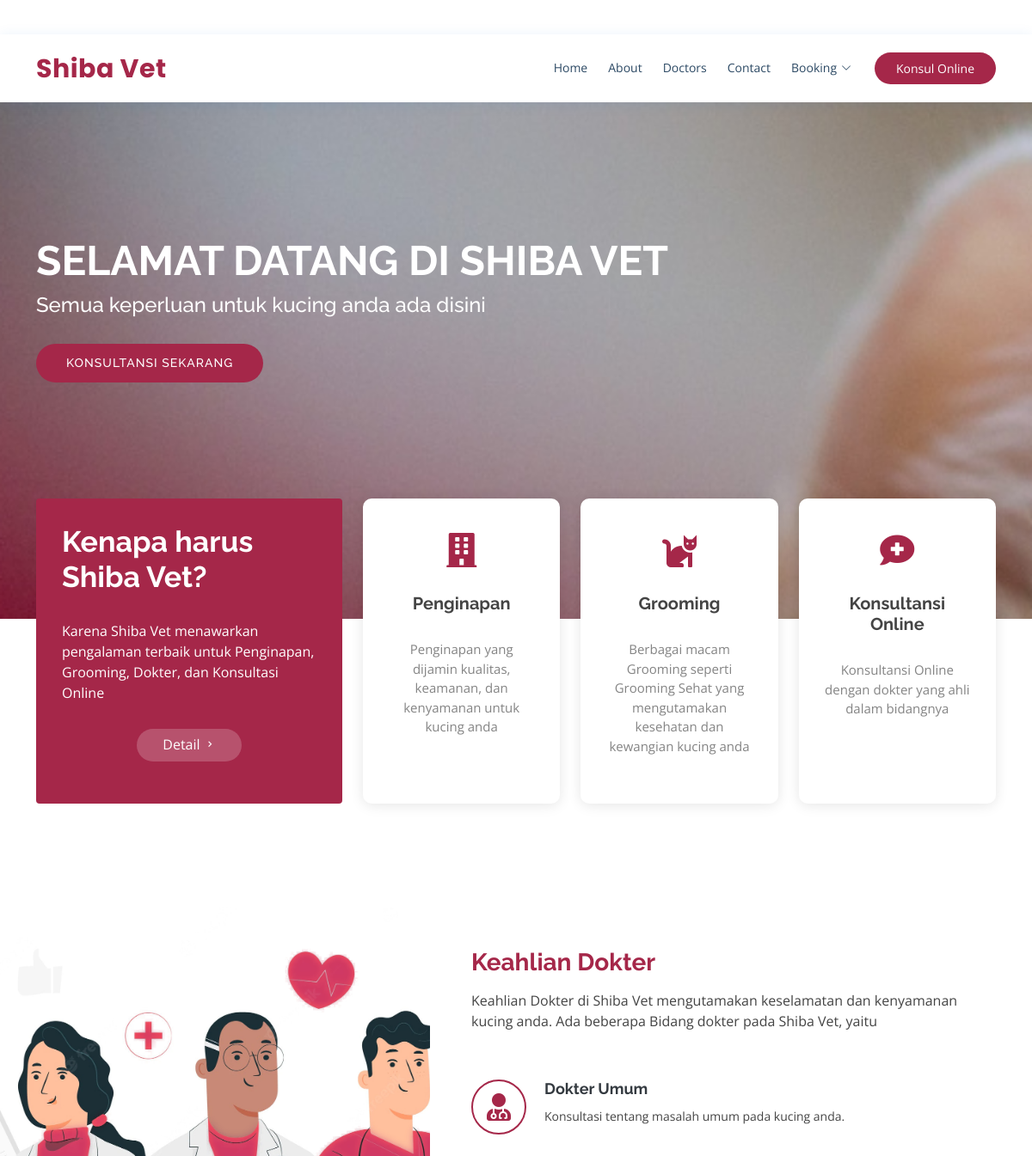
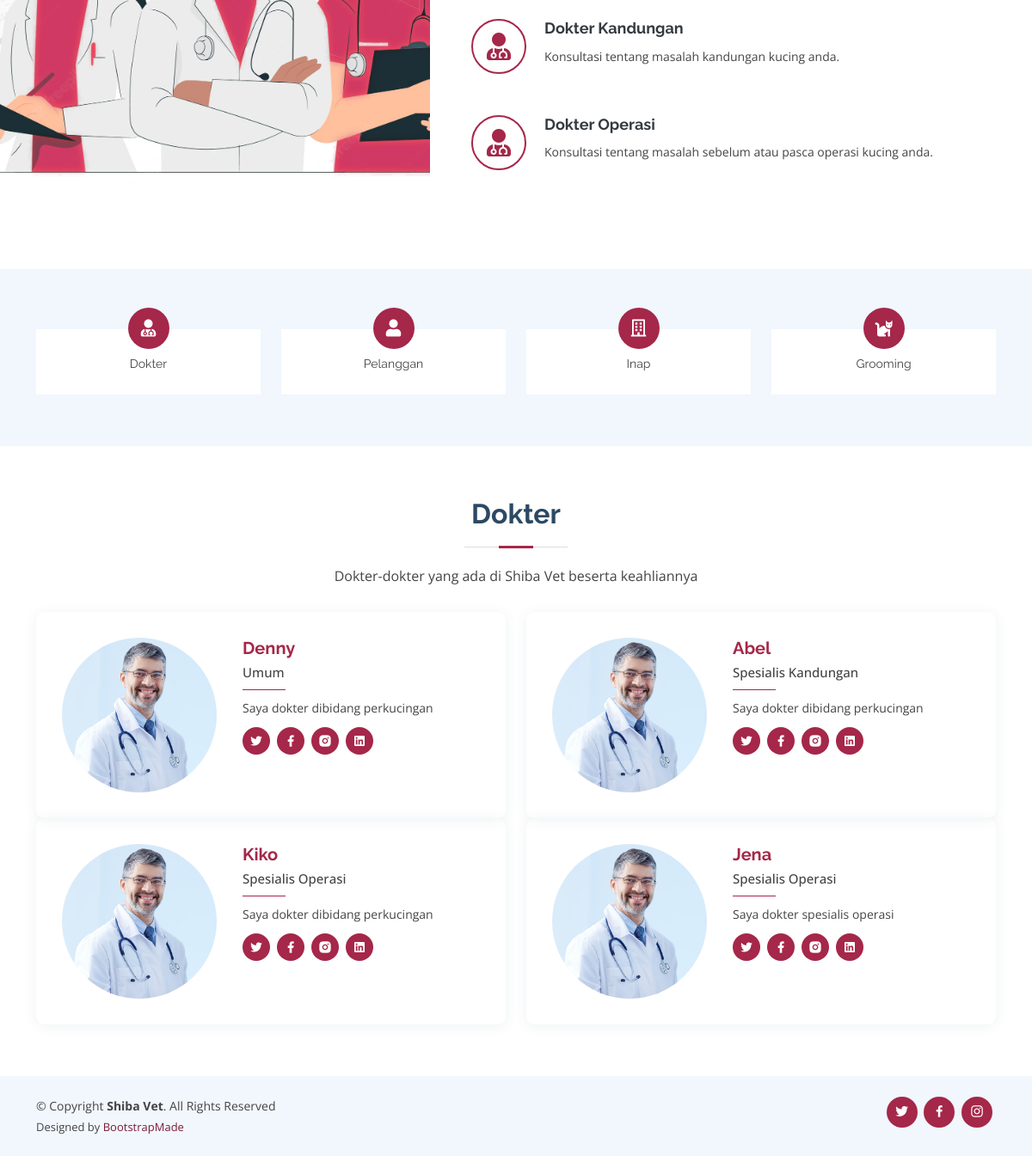
Screenshot of /User/Front/dashboard with the database file from the repository (2 pictures, top to bottom).
### tables this page shows
CREATE TABLE `tb_mst_dokter` (
  `id_dokter` int(32) NOT NULL,
  `nama_dokter` varchar(32) NOT NULL,
  `keahlian_dokter` varchar(32) NOT NULL,
  `harga_dokter` varchar(64) NOT NULL,
  `keterangan_dokter` varchar(32) NOT NULL
);

### User/Front/dashboard/index.php (the view, shortened to what this page needs)
<!DOCTYPE html>
<html lang="en">
<?php include'../include/header.php'; ?>
<body>
  <section id="hero" class="d-flex align-items-center">
    <div class="container">
      <h1>Selamat datang di Shiba Vet</h1>
      <h2>Semua keperluan untuk kucing anda ada disini</h2>
      <a href="../forms/konsulon.php" class="btn-get-started scrollto">Konsultansi Sekarang</a>
    </div>
  </section>
  <main id="main">
    <section id="why-us" class="why-us">
      <div class="container">
        <div class="row">
          <div class="col-lg-4 d-flex align-items-stretch">
            <div class="content">
              <h3>Kenapa harus Shiba Vet?</h3>
              <p>
                Karena Shiba Vet menawarkan pengalaman terbaik untuk Penginapan, Grooming, Dokter, dan Konsultasi Online
              </p>
              <div class="text-center">
                <a href="#" class="more-btn">Detail <i class="bx bx-chevron-right"></i></a>
              </div>
            </div>
          </div>
          <div class="col-lg-8 d-flex align-items-stretch">
            <div class="icon-boxes d-flex flex-column justify-content-center">
              <div class="row">
                <div class="col-xl-4 d-flex align-items-stretch">
                  <div class="icon-box mt-4 mt-xl-0">
                    <i class="fas fa-building"></i>
                    <h4>Penginapan</h4>
                    <p>Penginapan yang dijamin kualitas, keamanan, dan kenyamanan untuk kucing anda</p>
                  </div>
                </div>
                <div class="col-xl-4 d-flex align-items-stretch">
                  <div class="icon-box mt-4 mt-xl-0">
                    <i class="fas fa-cat"></i>
                    <h4>Grooming</h4>
                    <p>Berbagai macam Grooming seperti Grooming Sehat yang mengutamakan kesehatan dan kewangian kucing
                      anda</p>
                  </div>
                </div>
                <div class="col-xl-4 d-flex align-items-stretch">
                  <div class="icon-box mt-4 mt-xl-0">
                    <i class="fas fa-comment-medical"></i>
                    <h4>Konsultansi Online</h4>
                    <p>Konsultansi Online dengan dokter yang ahli dalam bidangnya</p>
                  </div>
                </div>
              </div>
            </div>
          </div>
        </div>
      </div>
    </section>
    <section id="about" class="about">
      <div class="container-fluid">
        <div class="row">
          <div class="col-xl-5 col-lg-6 video-box d-flex justify-content-center align-items-stretch position-relative">
          </div>
          <div
            class="col-xl-7 col-lg-6 icon-boxes d-flex flex-column align-items-stretch justify-content-center py-5 px-lg-5">
            <h3>Keahlian Dokter</h3>
            <p>Keahlian Dokter di Shiba Vet mengutamakan keselamatan dan kenyamanan kucing anda. Ada beberapa Bidang
              dokter pada Shiba Vet, yaitu</p>
            <div class="icon-box">
              <div class="icon"><i class="fas fa-user-md"></i></div>
              <h4 class="title"><a href="#">Dokter Umum</a></h4>
              <p class="description">Konsultasi tentang masalah umum pada kucing anda.</p>
            </div>
            <div class="icon-box">
              <div class="icon"><i class="fas fa-user-md"></i></div>
              <h4 class="title"><a href="#">Dokter Kandungan</a></h4>
              <p class="description">Konsultasi tentang masalah kandungan kucing anda.</p>
            </div>
            <div class="icon-box">
              <div class="icon"><i class="fas fa-user-md"></i></div>
              <h4 class="title"><a href="#">Dokter Operasi</a></h4>
              <p class="description">Konsultasi tentang masalah sebelum atau pasca operasi kucing anda.</p>
            </div>
          </div>
        </div>
      </div>
    </section>
    <section id="counts" class="counts">
      <div class="container">
        <div class="row">
          <?php
            include '../../Back/conn.php';
            ?>
          <div class="col-lg-3 col-md-6">
            <div class="count-box">
              <i class="fas fa-user-md"></i>
              <p>Dokter</p>
            </div>
          </div>
          <div class="col-lg-3 col-md-6 mt-5 mt-md-0">
            <div class="count-box">
              <i class="fas fa-user"></i>
              <p>Pelanggan</p>
            </div>
          </div>
          <div class="col-lg-3 col-md-6 mt-5 mt-lg-0">
            <div class="count-box">
              <i class="far fa-building"></i>
              <p>Inap</p>
            </div>
          </div>
          <div class="col-lg-3 col-md-6 mt-5 mt-lg-0">
            <div class="count-box">
              <i class="fas fa-cat"></i>
              <p>Grooming</p>
            </div>
          </div>
        </div>
      </div>
    </section>
    <section id="doctors" class="doctors">
      <div class="container">
        <div class="section-title">
          <h2>Dokter</h2>
          <p>Dokter-dokter yang ada di Shiba Vet beserta keahliannya</p>
        </div>
        <div class="row">
          <?php
            $query = mysqli_query($conn, "SELECT * FROM tb_mst_dokter LIMIT 4");
            while($d = mysqli_fetch_array($query)){
          ?>
          <div class="col-lg-6">
            <div class="member d-flex align-items-start">
              <div class="pic"><img src="../assets/img/doctors/doctors-1.jpg" class="img-fluid" alt=""></div>
              <div class="member-info">
                <h4><?=$d['nama_dokter']?></h4>
                <span><?=$d['keahlian_dokter']?></span>
                <p><?=$d['keterangan_dokter']?></p>
                <div class="social">
                  <a href=""><i class="ri-twitter-fill"></i></a>
                  <a href=""><i class="ri-facebook-fill"></i></a>
                  <a href=""><i class="ri-instagram-fill"></i></a>
                  <a href=""> <i class="ri-linkedin-box-fill"></i> </a>
                </div>
              </div>
            </div>
          </div>
          <?php }?>
        </div>
      </div>
    </section>
  </main>
  <?php include '../include/footer.php'?>
</body>
</html>

### User/Front/include/header.php (shortened to what this page needs)
<head>
    <link href="../assets/vendor/fontawesome-free/css/all.min.css" rel="stylesheet">
    <link href="../assets/vendor/animate.css/animate.min.css" rel="stylesheet">
    <link href="../assets/vendor/bootstrap/css/bootstrap.min.css" rel="stylesheet">
    <link href="../assets/vendor/bootstrap-icons/bootstrap-icons.css" rel="stylesheet">
    <link href="../assets/vendor/boxicons/css/boxicons.min.css" rel="stylesheet">
    <link href="../assets/vendor/glightbox/css/glightbox.min.css" rel="stylesheet">
    <link href="../assets/vendor/remixicon/remixicon.css" rel="stylesheet">
    <link href="../assets/vendor/swiper/swiper-bundle.min.css" rel="stylesheet">
    <link rel="stylesheet" type="text/css" href="https://cdn.jsdelivr.net/npm/daterangepicker/daterangepicker.css" />
    <link href="../assets/css/style.css" rel="stylesheet">
</head>
 <div id="topbar" class="d-flex align-items-center fixed-top">
  </div>
  <header id="header" class="fixed-top">
    <div class="container d-flex align-items-center">
      <h1 class="logo me-auto"><a href="../dashboard">Shiba Vet</a></h1>
      <nav id="navbar" class="navbar order-last order-lg-0">
        <ul id="navigation">
          <li><a class="nav-link scrollto" href="../dashboard/index.php">Home</a></li>
          <li><a class="nav-link scrollto" href="#about">About</a></li>
          <li><a class="nav-link scrollto" href="#doctors">Doctors</a></li>
          <li><a class="nav-link scrollto" href="../contact.html">Contact</a></li>
          <li class="dropdown"><a href="#"><span>Booking</span> <i class="bi bi-chevron-down"></i></a>
          </li>
        </ul>
      </nav>
      <a href="../forms/konsulon.php" class="appointment-btn scrollto"><span class="d-none d-md-inline">Konsul Online</span></a>
    </div>
  </header>

### User/Front/include/footer.php (shortened to what this page needs)
<footer id="footer">
    <div class="container d-md-flex py-4">
        <div class="me-md-auto text-center text-md-start">
            <div class="copyright">
                &copy; Copyright <strong><span>Shiba Vet</span></strong>. All Rights Reserved
            </div>
            <div class="credits">
                Designed by <a href="https://bootstrapmade.com/" style="color: #7B1D37;">BootstrapMade</a>
            </div>
        </div>
        <div class="social-links text-center text-md-right pt-3 pt-md-0">
            <a href="#" class="twitter"><i class="bx bxl-twitter"></i></a>
            <a href="#" class="facebook"><i class="bx bxl-facebook"></i></a>
            <a href="#" class="instagram"><i class="bx bxl-instagram"></i></a>
        </div>
    </div>
</footer>

### rows the page displays
tb_mst_dokter: nama_dokter "Denny", keahlian_dokter "Umum", keterangan_dokter "Saya dokter dibidang perkucingan"
tb_mst_dokter: nama_dokter "Abel", keahlian_dokter "Spesialis Kandungan", keterangan_dokter "Saya dokter dibidang perkucingan"
tb_mst_dokter: nama_dokter "Kiko", keahlian_dokter "Spesialis Operasi", keterangan_dokter "Saya dokter dibidang perkucingan"
tb_mst_dokter: nama_dokter "Jena", keahlian_dokter "Spesialis Operasi", keterangan_dokter "Saya dokter spesialis operasi"
